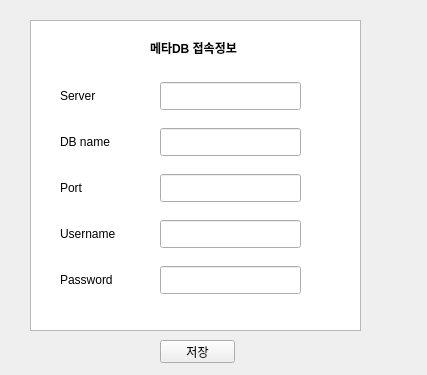
<?xml version="1.0" encoding="UTF-8"?>
<ui version="4.0">
 <class>Form</class>
 <widget class="QWidget" name="Form">
  <property name="geometry">
   <rect>
    <x>0</x>
    <y>0</y>
    <width>427</width>
    <height>375</height>
   </rect>
  </property>
  <property name="windowTitle">
   <string>접속정보</string>
  </property>
  <widget class="QTextBrowser" name="textBrowser">
   <property name="geometry">
    <rect>
     <x>30</x>
     <y>20</y>
     <width>331</width>
     <height>311</height>
    </rect>
   </property>
  </widget>
  <widget class="QWidget" name="verticalLayoutWidget">
   <property name="geometry">
    <rect>
     <x>60</x>
     <y>70</y>
     <width>101</width>
     <height>241</height>
    </rect>
   </property>
   <layout class="QVBoxLayout" name="verticalLayout">
    <item>
     <widget class="QLabel" name="lblConnServer">
      <property name="maximumSize">
       <size>
        <width>141</width>
        <height>28</height>
       </size>
      </property>
      <property name="text">
       <string>Server</string>
      </property>
     </widget>
    </item>
    <item>
     <widget class="QLabel" name="lblConnDbname">
      <property name="maximumSize">
       <size>
        <width>141</width>
        <height>28</height>
       </size>
      </property>
      <property name="text">
       <string>DB name</string>
      </property>
     </widget>
    </item>
    <item>
     <widget class="QLabel" name="lblConnPort">
      <property name="maximumSize">
       <size>
        <width>141</width>
        <height>28</height>
       </size>
      </property>
      <property name="text">
       <string>Port</string>
      </property>
     </widget>
    </item>
    <item>
     <widget class="QLabel" name="lblConnUsername">
      <property name="maximumSize">
       <size>
        <width>141</width>
        <height>28</height>
       </size>
      </property>
      <property name="text">
       <string>Username</string>
      </property>
     </widget>
    </item>
    <item>
     <widget class="QLabel" name="lblConnPasswd">
      <property name="maximumSize">
       <size>
        <width>141</width>
        <height>28</height>
       </size>
      </property>
      <property name="text">
       <string>Password</string>
      </property>
     </widget>
    </item>
   </layout>
  </widget>
  <widget class="QWidget" name="verticalLayoutWidget_2">
   <property name="geometry">
    <rect>
     <x>160</x>
     <y>70</y>
     <width>171</width>
     <height>241</height>
    </rect>
   </property>
   <layout class="QVBoxLayout" name="verticalLayout_2">
    <item>
     <widget class="QLineEdit" name="leConnServer">
      <property name="maximumSize">
       <size>
        <width>141</width>
        <height>28</height>
       </size>
      </property>
      <property name="maxLength">
       <number>20</number>
      </property>
     </widget>
    </item>
    <item>
     <widget class="QLineEdit" name="leConnDbname">
      <property name="maximumSize">
       <size>
        <width>141</width>
        <height>28</height>
       </size>
      </property>
      <property name="maxLength">
       <number>20</number>
      </property>
     </widget>
    </item>
    <item>
     <widget class="QLineEdit" name="leConnPort">
      <property name="maximumSize">
       <size>
        <width>141</width>
        <height>28</height>
       </size>
      </property>
      <property name="maxLength">
       <number>20</number>
      </property>
     </widget>
    </item>
    <item>
     <widget class="QLineEdit" name="leConnUsername">
      <property name="maximumSize">
       <size>
        <width>141</width>
        <height>28</height>
       </size>
      </property>
      <property name="maxLength">
       <number>20</number>
      </property>
     </widget>
    </item>
    <item>
     <widget class="QLineEdit" name="leConnPasswd">
      <property name="maximumSize">
       <size>
        <width>141</width>
        <height>28</height>
       </size>
      </property>
      <property name="maxLength">
       <number>20</number>
      </property>
     </widget>
    </item>
   </layout>
  </widget>
  <widget class="QLabel" name="lblTitle">
   <property name="geometry">
    <rect>
     <x>150</x>
     <y>40</y>
     <width>121</width>
     <height>16</height>
    </rect>
   </property>
   <property name="maximumSize">
    <size>
     <width>16777215</width>
     <height>16777214</height>
    </size>
   </property>
   <property name="font">
    <font>
     <weight>75</weight>
     <bold>true</bold>
    </font>
   </property>
   <property name="text">
    <string>메타DB 접속정보</string>
   </property>
  </widget>
  <widget class="QPushButton" name="btnSave">
   <property name="geometry">
    <rect>
     <x>160</x>
     <y>340</y>
     <width>75</width>
     <height>23</height>
    </rect>
   </property>
   <property name="text">
    <string>저장</string>
   </property>
  </widget>
 </widget>
 <resources/>
 <connections/>
</ui>
